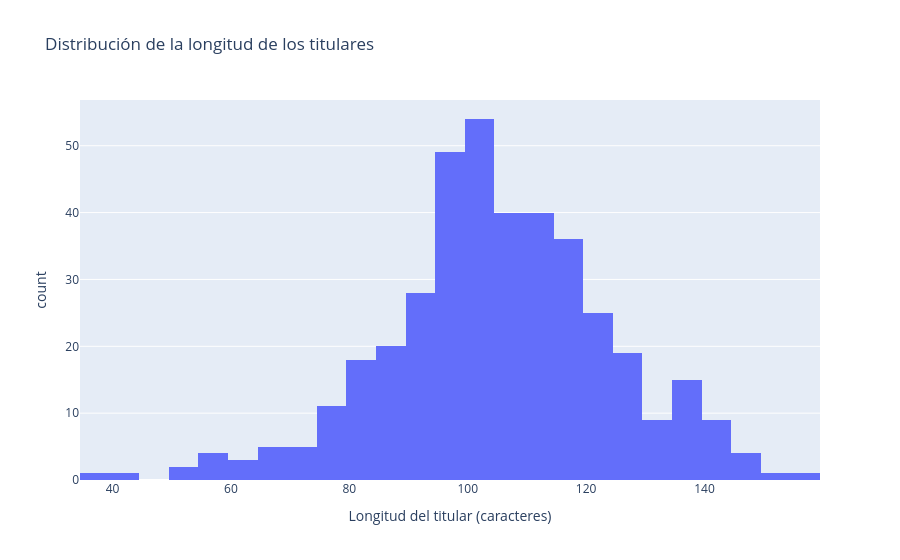

Notebook source saved alongside this figure:
### Code cell
df_noticias["longitud_titular"] = (
    df_noticias["titular"]
    .astype(str)
    .str.len()
)

fig = px.histogram(
    df_noticias,
    x="longitud_titular",
    nbins=30,
    title="Distribución de la longitud de los titulares",
    labels={
        "longitud_titular": "Longitud del titular (caracteres)",
        "count": "Número de noticias"
    }
)

fig.show()

### Figure 1 — Plotly figure (JSON) as saved in the notebook; plotly's stock layout.template omitted (floating-point values rounded to 4 significant figures; data arrays with more than 128 entries replaced by an {"elided": "..."} marker saying what was removed)
{"data": [{"bingroup": "x", "hovertemplate": "Longitud del titular (caracteres)=%{x}<br>count=%{y}<extra></extra>", "legendgroup": "", "marker": {"color": "#636efa", "pattern": {"shape": ""}}, "name": "", "nbinsx": 30, "orientation": "v", "showlegend": false, "type": "histogram", "x": {"elided": "400 int values"}, "xaxis": "x", "yaxis": "y"}], "layout": {"barmode": "relative", "legend": {"tracegroupgap": 0}, "title": {"text": "Distribución de la longitud de los titulares"}, "xaxis": {"anchor": "y", "domain": [0, 1], "title": {"text": "Longitud del titular (caracteres)"}}, "yaxis": {"anchor": "x", "domain": [0, 1], "title": {"text": "count"}}}}
